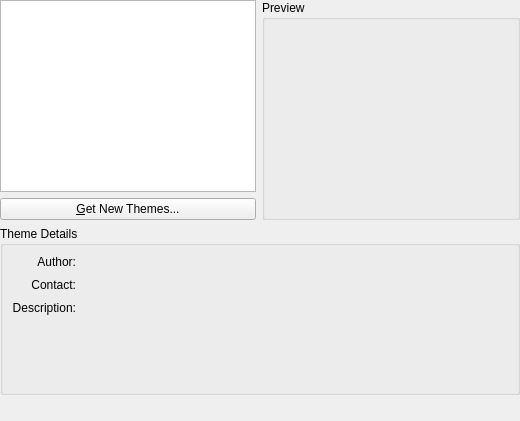
<?xml version="1.0" encoding="UTF-8"?>
<ui version="4.0">
 <class>KGameThemeSelectorBase</class>
 <widget class="QWidget" name="KGameThemeSelectorBase">
  <property name="geometry">
   <rect>
    <x>0</x>
    <y>0</y>
    <width>520</width>
    <height>421</height>
   </rect>
  </property>
  <layout class="QVBoxLayout" name="verticalLayout">
   <property name="margin">
    <number>0</number>
   </property>
   <item>
    <layout class="QHBoxLayout">
     <item>
      <layout class="QVBoxLayout">
       <item>
        <widget class="QListWidget" name="themeList">
         <property name="sizePolicy">
          <sizepolicy hsizetype="Preferred" vsizetype="Expanding">
           <horstretch>0</horstretch>
           <verstretch>0</verstretch>
          </sizepolicy>
         </property>
         <property name="minimumSize">
          <size>
           <width>120</width>
           <height>0</height>
          </size>
         </property>
        </widget>
       </item>
       <item>
        <widget class="KNSWidgets::Button" name="getNewButton">
         <property name="text">
          <string>&amp;Get New Themes...</string>
         </property>
        </widget>
       </item>
      </layout>
     </item>
     <item>
      <widget class="QGroupBox" name="groupBox_2">
       <property name="sizePolicy">
        <sizepolicy hsizetype="Expanding" vsizetype="Preferred">
         <horstretch>0</horstretch>
         <verstretch>0</verstretch>
        </sizepolicy>
       </property>
       <property name="title">
        <string>Preview</string>
       </property>
       <layout class="QVBoxLayout">
        <property name="spacing">
         <number>6</number>
        </property>
        <property name="margin">
         <number>9</number>
        </property>
        <item>
         <widget class="QLabel" name="themePreview">
          <property name="sizePolicy">
           <sizepolicy hsizetype="Preferred" vsizetype="Preferred">
            <horstretch>0</horstretch>
            <verstretch>0</verstretch>
           </sizepolicy>
          </property>
          <property name="minimumSize">
           <size>
            <width>160</width>
            <height>120</height>
           </size>
          </property>
          <property name="alignment">
           <set>Qt::AlignCenter</set>
          </property>
         </widget>
        </item>
       </layout>
      </widget>
     </item>
    </layout>
   </item>
   <item>
    <widget class="QGroupBox" name="groupBox">
     <property name="sizePolicy">
      <sizepolicy hsizetype="Expanding" vsizetype="Expanding">
       <horstretch>0</horstretch>
       <verstretch>0</verstretch>
      </sizepolicy>
     </property>
     <property name="title">
      <string>Theme Details</string>
     </property>
     <layout class="QGridLayout" name="gridLayout">
      <property name="spacing">
       <number>9</number>
      </property>
      <item row="0" column="1">
       <widget class="QLabel" name="themeAuthor">
        <property name="sizePolicy">
         <sizepolicy hsizetype="Expanding" vsizetype="Minimum">
          <horstretch>0</horstretch>
          <verstretch>0</verstretch>
         </sizepolicy>
        </property>
        <property name="text">
         <string/>
        </property>
        <property name="alignment">
         <set>Qt::AlignLeading|Qt::AlignLeft|Qt::AlignTop</set>
        </property>
        <property name="wordWrap">
         <bool>true</bool>
        </property>
        <property name="openExternalLinks">
         <bool>false</bool>
        </property>
        <property name="textInteractionFlags">
         <set>Qt::LinksAccessibleByMouse</set>
        </property>
       </widget>
      </item>
      <item row="1" column="0">
       <widget class="QLabel" name="labelContact">
        <property name="text">
         <string>Contact:</string>
        </property>
        <property name="alignment">
         <set>Qt::AlignRight|Qt::AlignTop|Qt::AlignTrailing</set>
        </property>
       </widget>
      </item>
      <item row="1" column="1">
       <widget class="QLabel" name="themeContact">
        <property name="sizePolicy">
         <sizepolicy hsizetype="Expanding" vsizetype="Minimum">
          <horstretch>0</horstretch>
          <verstretch>0</verstretch>
         </sizepolicy>
        </property>
        <property name="text">
         <string/>
        </property>
        <property name="alignment">
         <set>Qt::AlignLeading|Qt::AlignLeft|Qt::AlignTop</set>
        </property>
        <property name="wordWrap">
         <bool>true</bool>
        </property>
        <property name="openExternalLinks">
         <bool>true</bool>
        </property>
        <property name="textInteractionFlags">
         <set>Qt::LinksAccessibleByMouse</set>
        </property>
       </widget>
      </item>
      <item row="2" column="0">
       <widget class="QLabel" name="labelDescription">
        <property name="text">
         <string>Description:</string>
        </property>
        <property name="alignment">
         <set>Qt::AlignRight|Qt::AlignTop|Qt::AlignTrailing</set>
        </property>
       </widget>
      </item>
      <item row="2" column="1">
       <widget class="QLabel" name="themeDescription">
        <property name="sizePolicy">
         <sizepolicy hsizetype="Expanding" vsizetype="Minimum">
          <horstretch>0</horstretch>
          <verstretch>0</verstretch>
         </sizepolicy>
        </property>
        <property name="text">
         <string/>
        </property>
        <property name="alignment">
         <set>Qt::AlignLeading|Qt::AlignLeft|Qt::AlignTop</set>
        </property>
        <property name="wordWrap">
         <bool>true</bool>
        </property>
        <property name="openExternalLinks">
         <bool>false</bool>
        </property>
        <property name="textInteractionFlags">
         <set>Qt::LinksAccessibleByMouse</set>
        </property>
       </widget>
      </item>
      <item row="0" column="0">
       <widget class="QLabel" name="labelAuthor">
        <property name="text">
         <string>Author:</string>
        </property>
        <property name="alignment">
         <set>Qt::AlignRight|Qt::AlignTop|Qt::AlignTrailing</set>
        </property>
       </widget>
      </item>
      <item row="3" column="0" colspan="2">
       <spacer name="verticalSpacer_2">
        <property name="orientation">
         <enum>Qt::Vertical</enum>
        </property>
        <property name="sizeHint" stdset="0">
         <size>
          <width>20</width>
          <height>40</height>
         </size>
        </property>
       </spacer>
      </item>
     </layout>
    </widget>
   </item>
   <item>
    <widget class="QLineEdit" name="kcfg_Theme">
     <property name="enabled">
      <bool>false</bool>
     </property>
     <property name="frame">
      <bool>false</bool>
     </property>
     <property name="readOnly">
      <bool>false</bool>
     </property>
    </widget>
   </item>
  </layout>
 </widget>
 <resources/>
 <connections/>
 <customwidgets>
  <customwidget>
   <class>KNSWidgets::Button</class>
   <extends>QPushButton</extends>
   <header>KNSWidgets/Button</header>
  </customwidget>
 </customwidgets>
</ui>
